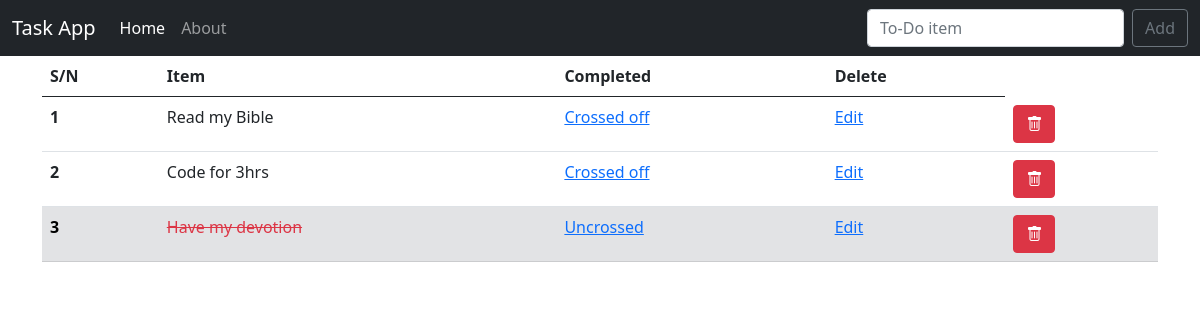
The app's page /, older data.
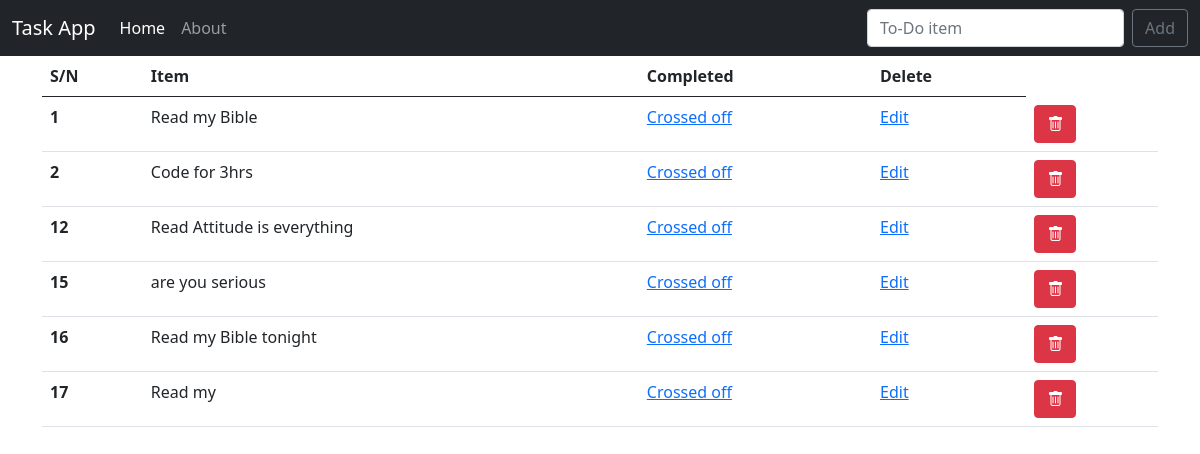
The same page, newer data.
### todo_list/models.py (models this page shows, shortened)
class List(models.Model):
    item = models.CharField(max_length=200)
    completed = models.BooleanField(default=False)

### todo_list/views.py (the view)
# urls.py: path('',views.index, name="home"),
def index(request):
    if request.method == 'POST':
        form = ItemList(request.POST or None)
        if form.is_valid():
            form.save()
            all_items = List.objects.all
            messages.success(request, ("Item has been added to List"))
            return render(request, 'todo_list/index.html', {"items":all_items})
    else:
        all_items = List.objects.all
        return render(request, 'todo_list/index.html', {"items":all_items})

### todo_list/templates/todo_list/index.html (shortened to what this page needs)
{% extends 'base.html' %}
{% block content %}
{% if items %}
<table class="table">
    <thead>
      <tr>
        <th scope="col">S/N</th>
        <th scope="col">Item</th>
        <th scope="col">Completed</th>
        <th scope="col">Delete</th>
      </tr>
    </thead>
    <tbody>
        {% for item in items %}
        {% if item.completed %}
        <tr class="table-secondary">
            <th scope="row">{{item.id}}</th>
            <td class="text-decoration-line-through text-danger"> {{item.item}}</td>
            <td> <a href="{% url 'uncross' item.id %} ">Uncrossed </a> </td>
            <td> <a href="{% url 'edit' item.id %} ">Edit </a> </td>
            <td> <a href="{% url 'delete' item.id %}"><i class=" btn btn-danger bi bi-trash"></i>  </a></td>
        </tr>
        {% else %}
        <tr >
            <th scope="row">{{item.id}}</th>
            <td> {{item.item}}</td>
            <td> <a href="{% url 'completed' item.id %} ">Crossed off</a> </td>
            <td> <a href="{% url 'edit' item.id %} ">Edit</a> </td>
            <td> <a href="{% url 'delete' item.id %}"><i class=" btn btn-danger bi bi-trash"></i>  </a> </td>
          </tr>
          {% endif %}
      {% endfor %}
    </tbody>
  </table>
{% endif %}
{% endblock %}

### templates/base.html (shortened to what this page needs)
{% load static %}
    <!doctype html>
<html lang="en">
  <head>
    <link href="https://cdn.jsdelivr.net/npm/bootstrap@5.0.2/dist/css/bootstrap.min.css" rel="stylesheet">
    <link rel="stylesheet" href="https://cdn.jsdelivr.net/npm/bootstrap-icons@1.4.0/font/bootstrap-icons.css">
  </head>
  <body>
    <nav class="navbar navbar-expand-lg navbar-dark bg-dark">
      <div class="container-fluid">
        <a class="navbar-brand" href="#">Task App</a>
        <div class="collapse navbar-collapse" id="navbarSupportedContent">
          <ul class="navbar-nav me-auto mb-2 mb-lg-0">
            <li class="nav-item">
              <a class="nav-link active" aria-current="page" href="{% url 'home' %}">Home</a>
            </li>
            <li class="nav-item">
              <a class="nav-link" href="{% url 'about' %}">About</a>
            </li>
          </ul>
          <form class="d-flex" method="POST">
            <input class="form-control me-2" type="search" name="item" required placeholder="To-Do item" aria-label="Search">
            <button class="btn btn-outline-secondary" type="submit">Add</button>
          </form>
        </div>
      </div>
    </nav>
    <div class="container">
        {% block content %}
        {% endblock %}
    </div>
</body>
</html>

Row changes from the older to the newer data that the page shows:
removed List: id "3", item "Have my devotion"
added List: id "12", item "Read Attitude is everything"
added List: id "15", item "are you serious"
added List: id "16", item "Read my Bible tonight"
added List: id "17", item "Read my"
